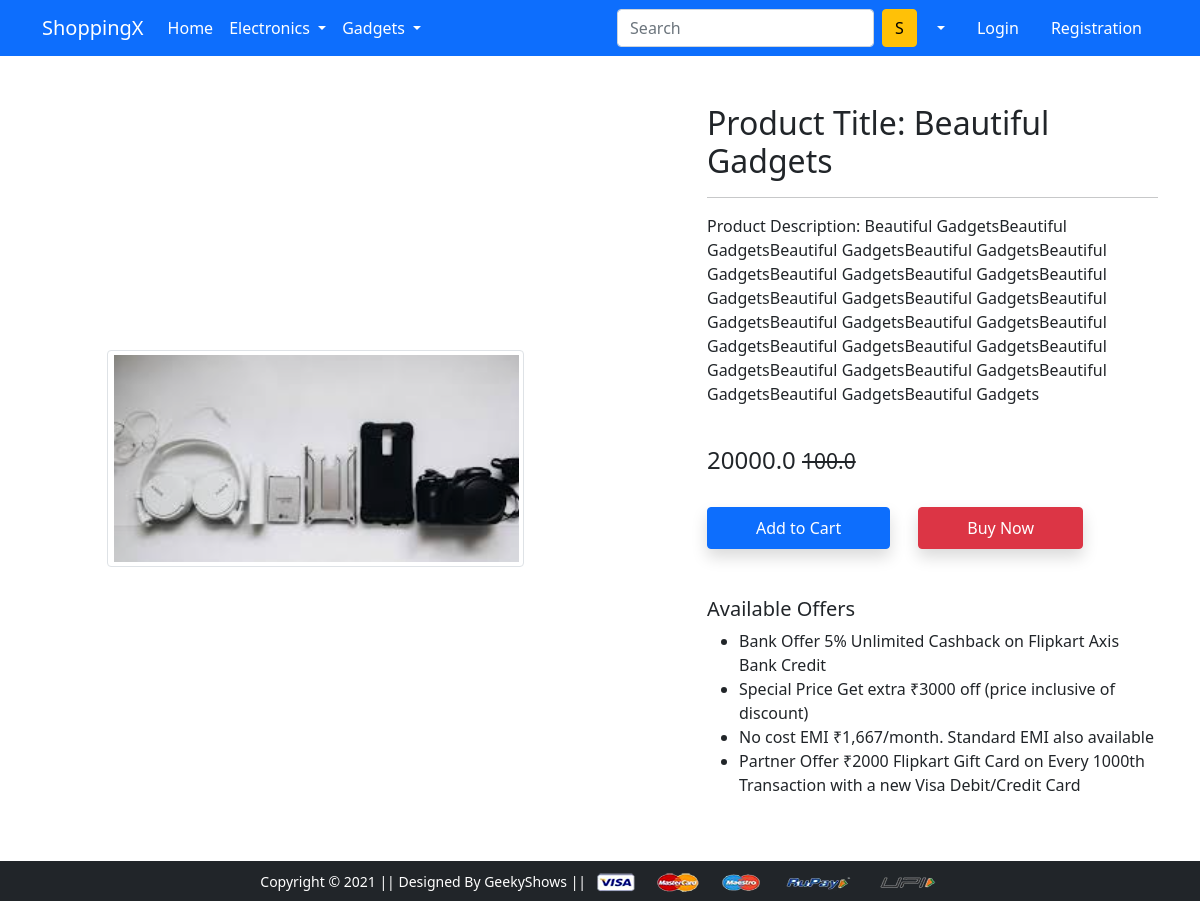
/product-detail/15/, run on the app's committed database.
### app/models.py (models this page shows, shortened)
class Product(models.Model):
    user = models.ForeignKey(User, on_delete=models.CASCADE)
    title = models.CharField(max_length=100)
    selling_price = models.FloatField()
    discounted_price = models.FloatField()
    description = models.TextField()
    brand = models.CharField(max_length=200)
    category = models.CharField(choices=Category, max_length=100)
    product_img = models.ImageField(upload_to='product_image')

### app/views.py (the view)
# urls.py: path('product-detail/<int:pk>/', views.product_detail.as_view(), name='product_detail'),
class product_detail(DetailView):
  model=Product
  template_name='app/productdetail.html'

### app/templates/app/productdetail.html (shortened to what this page needs)
{% extends 'app/base.html' %}
{% load static %}
{% block main-content %}
<div class="container my-5">
 <div class="row">
  <div class="col-sm-6 text-center align-self-center">
   <img src="{{product.product_img.url}}" alt="" class="img-fluid img-thumbnail">
  </div>
  <div class="col-sm-5 offset-sm-1">
   <h2>Product Title: {{product.title}}</h2>
   <hr>
   <p>Product Description: {{product.description}}</p> <br>
   <h4>{{product.selling_price}} <small class="fw-light text-decoration-line-through">{{product.discounted_price}}</small></h4> <br>
   <a href="{% url 'add-to-cart' product.id %}" class="btn btn-primary shadow px-5 py-2">Add to Cart</a>
   <a href="{% url 'buy-now' %}" class="btn btn-danger shadow px-5 py-2 ms-4">Buy Now</a>
   <h5 class="mt-5">Available Offers</h5>
   <ul>
    <li>Bank Offer 5% Unlimited Cashback on Flipkart Axis Bank Credit</li>
    <li>Special Price Get extra ₹3000 off (price inclusive of discount)</li>
    <li>No cost EMI ₹1,667/month. Standard EMI also available</li>
    <li>Partner Offer ₹2000 Flipkart Gift Card on Every 1000th Transaction with a new Visa Debit/Credit Card</li>
   </ul>
  </div>
 </div>
</div>
{% endblock main-content %}

### data on the page
Product: product_img (picture), title "Beautiful Gadgets", description "Beautiful GadgetsBeautiful GadgetsBeautiful GadgetsBeautiful GadgetsBeautiful GadgetsBeautiful GadgetsBeautiful GadgetsBeautiful GadgetsBeautiful GadgetsBeautiful GadgetsBeautiful GadgetsBeautiful GadgetsBeautiful GadgetsBeautiful GadgetsBeautiful GadgetsBeautiful GadgetsBeautiful GadgetsBeautiful GadgetsBeautiful GadgetsBeautiful GadgetsBeautiful GadgetsBeautiful Gadgets", selling_price "20000.0", discounted_price "100.0"
